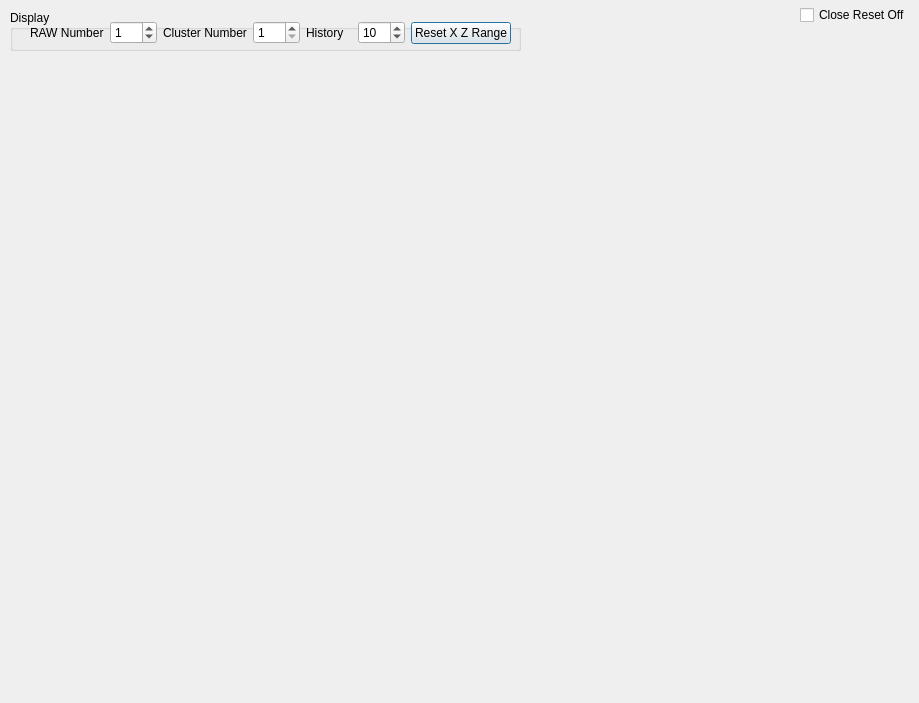
<?xml version="1.0" encoding="UTF-8"?>
<ui version="4.0">
 <class>diag_position2D</class>
 <widget class="QDialog" name="diag_position2D">
  <property name="geometry">
   <rect>
    <x>0</x>
    <y>0</y>
    <width>919</width>
    <height>703</height>
   </rect>
  </property>
  <property name="windowTitle">
   <string>Position2D</string>
  </property>
  <widget class="QWidget" name="verticalLayoutWidget">
   <property name="geometry">
    <rect>
     <x>30</x>
     <y>60</y>
     <width>871</width>
     <height>621</height>
    </rect>
   </property>
   <layout class="QVBoxLayout" name="verticalLayout">
    <item>
     <widget class="QWidget" name="plot_host" native="true"/>
    </item>
   </layout>
  </widget>
  <widget class="QWidget" name="horizontalLayoutWidget">
   <property name="geometry">
    <rect>
     <x>800</x>
     <y>0</y>
     <width>111</width>
     <height>31</height>
    </rect>
   </property>
   <layout class="QHBoxLayout" name="horizontalLayout">
    <item>
     <widget class="QCheckBox" name="chk_closeReset">
      <property name="text">
       <string>Close Reset Off</string>
      </property>
      <property name="checked">
       <bool>false</bool>
      </property>
     </widget>
    </item>
   </layout>
  </widget>
  <widget class="QGroupBox" name="groupBox">
   <property name="geometry">
    <rect>
     <x>10</x>
     <y>10</y>
     <width>511</width>
     <height>41</height>
    </rect>
   </property>
   <property name="title">
    <string>Display</string>
   </property>
   <widget class="QWidget" name="horizontalLayoutWidget_2">
    <property name="geometry">
     <rect>
      <x>20</x>
      <y>10</y>
      <width>481</width>
      <height>26</height>
     </rect>
    </property>
    <layout class="QHBoxLayout" name="horizontalLayout_2">
     <item>
      <widget class="QLabel" name="label_2">
       <property name="text">
        <string>RAW Number</string>
       </property>
      </widget>
     </item>
     <item>
      <widget class="QSpinBox" name="spin_rawNumber">
       <property name="value">
        <number>1</number>
       </property>
      </widget>
     </item>
     <item>
      <widget class="QLabel" name="label">
       <property name="text">
        <string>Cluster Number</string>
       </property>
      </widget>
     </item>
     <item>
      <widget class="QSpinBox" name="spin_clstNumber">
       <property name="minimum">
        <number>1</number>
       </property>
       <property name="maximum">
        <number>3</number>
       </property>
       <property name="value">
        <number>1</number>
       </property>
      </widget>
     </item>
     <item>
      <widget class="QLabel" name="label_3">
       <property name="text">
        <string>History</string>
       </property>
      </widget>
     </item>
     <item>
      <widget class="QSpinBox" name="spin_histo">
       <property name="minimum">
        <number>1</number>
       </property>
       <property name="maximum">
        <number>100</number>
       </property>
       <property name="value">
        <number>10</number>
       </property>
      </widget>
     </item>
     <item>
      <widget class="QPushButton" name="btn_xzRangeReset">
       <property name="text">
        <string>Reset X Z Range</string>
       </property>
      </widget>
     </item>
    </layout>
   </widget>
  </widget>
 </widget>
 <resources/>
 <connections/>
</ui>
